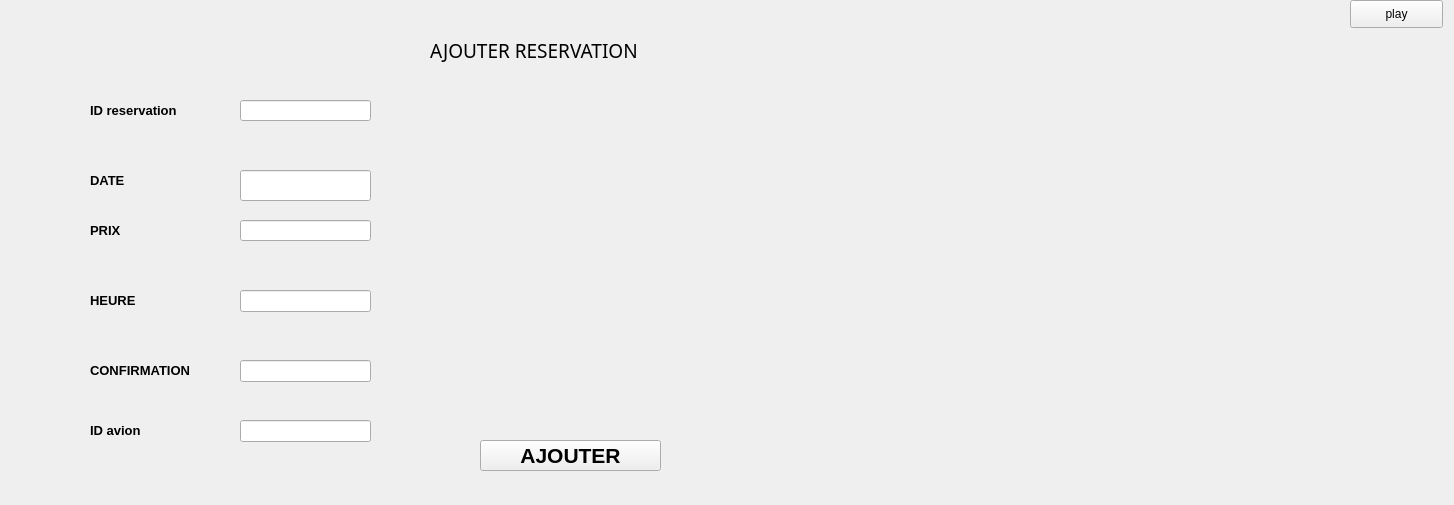
      <widget class="QWidget" name="tab">
       <attribute name="title">
        <string>ajouter</string>
       </attribute>
       <widget class="QLabel" name="label">
        <property name="geometry">
         <rect>
          <x>90</x>
          <y>90</y>
          <width>121</width>
          <height>41</height>
         </rect>
        </property>
        <property name="font">
         <font>
          <pointsize>10</pointsize>
          <weight>75</weight>
          <bold>true</bold>
         </font>
        </property>
        <property name="text">
         <string>ID reservation</string>
        </property>
       </widget>
       <widget class="QLineEdit" name="id">
        <property name="geometry">
         <rect>
          <x>240</x>
          <y>100</y>
          <width>131</width>
          <height>21</height>
         </rect>
        </property>
       </widget>
       <widget class="QLabel" name="label_2">
        <property name="geometry">
         <rect>
          <x>90</x>
          <y>160</y>
          <width>91</width>
          <height>41</height>
         </rect>
        </property>
        <property name="font">
         <font>
          <pointsize>10</pointsize>
          <weight>75</weight>
          <bold>true</bold>
         </font>
        </property>
        <property name="text">
         <string>DATE</string>
        </property>
       </widget>
       <widget class="QLabel" name="label_3">
        <property name="geometry">
         <rect>
          <x>90</x>
          <y>210</y>
          <width>91</width>
          <height>41</height>
         </rect>
        </property>
        <property name="font">
         <font>
          <pointsize>10</pointsize>
          <weight>75</weight>
          <bold>true</bold>
         </font>
        </property>
        <property name="text">
         <string>PRIX</string>
        </property>
       </widget>
       <widget class="QLineEdit" name="prix">
        <property name="geometry">
         <rect>
          <x>240</x>
          <y>220</y>
          <width>131</width>
          <height>21</height>
         </rect>
        </property>
       </widget>
       <widget class="QLabel" name="label_4">
        <property name="geometry">
         <rect>
          <x>90</x>
          <y>280</y>
          <width>111</width>
          <height>41</height>
         </rect>
        </property>
        <property name="font">
         <font>
          <pointsize>10</pointsize>
          <weight>75</weight>
          <bold>true</bold>
         </font>
        </property>
        <property name="text">
         <string>HEURE</string>
        </property>
       </widget>
       <widget class="QLabel" name="label_5">
        <property name="geometry">
         <rect>
          <x>90</x>
          <y>350</y>
          <width>161</width>
          <height>41</height>
         </rect>
        </property>
        <property name="font">
         <font>
          <pointsize>10</pointsize>
          <weight>75</weight>
          <bold>true</bold>
         </font>
        </property>
        <property name="text">
         <string>CONFIRMATION</string>
        </property>
       </widget>
       <widget class="QPushButton" name="ajouter">
        <property name="geometry">
         <rect>
          <x>480</x>
          <y>440</y>
          <width>181</width>
          <height>31</height>
         </rect>
        </property>
        <property name="font">
         <font>
          <pointsize>16</pointsize>
          <weight>75</weight>
          <bold>true</bold>
         </font>
        </property>
        <property name="text">
         <string>AJOUTER</string>
        </property>
       </widget>
       <widget class="QLineEdit" name="date">
        <property name="geometry">
         <rect>
          <x>240</x>
          <y>170</y>
          <width>131</width>
          <height>31</height>
         </rect>
        </property>
       </widget>
       <widget class="QLineEdit" name="heure">
        <property name="geometry">
         <rect>
          <x>240</x>
          <y>290</y>
          <width>131</width>
          <height>22</height>
         </rect>
        </property>
       </widget>
       <widget class="QLineEdit" name="conf">
        <property name="geometry">
         <rect>
          <x>240</x>
          <y>360</y>
          <width>131</width>
          <height>22</height>
         </rect>
        </property>
       </widget>
       <widget class="QLabel" name="label_17">
        <property name="geometry">
         <rect>
          <x>430</x>
          <y>30</y>
          <width>331</width>
          <height>41</height>
         </rect>
        </property>
        <property name="font">
         <font>
          <family>Rockwell Extra Bold</family>
          <pointsize>14</pointsize>
         </font>
        </property>
        <property name="text">
         <string>AJOUTER RESERVATION</string>
        </property>
       </widget>
       <widget class="QPushButton" name="pushButton_2">
        <property name="geometry">
         <rect>
          <x>1350</x>
          <y>0</y>
          <width>93</width>
          <height>28</height>
         </rect>
        </property>
        <property name="text">
         <string>play</string>
        </property>
       </widget>
       <widget class="QLabel" name="arriere1">
        <property name="geometry">
         <rect>
          <x>4</x>
          <y>5</y>
          <width>1441</width>
          <height>491</height>
         </rect>
        </property>
        <property name="text">
         <string/>
        </property>
       </widget>
       <widget class="QLabel" name="label_24">
        <property name="geometry">
         <rect>
          <x>90</x>
          <y>410</y>
          <width>131</width>
          <height>41</height>
         </rect>
        </property>
        <property name="font">
         <font>
          <pointsize>10</pointsize>
          <weight>75</weight>
          <bold>true</bold>
         </font>
        </property>
        <property name="text">
         <string>ID avion</string>
        </property>
       </widget>
       <widget class="QLineEdit" name="idavion">
        <property name="geometry">
         <rect>
          <x>240</x>
          <y>420</y>
          <width>131</width>
          <height>22</height>
         </rect>
        </property>
       </widget>
       <zorder>arriere1</zorder>
       <zorder>label</zorder>
       <zorder>id</zorder>
       <zorder>label_2</zorder>
       <zorder>label_3</zorder>
       <zorder>prix</zorder>
       <zorder>label_4</zorder>
       <zorder>label_5</zorder>
       <zorder>ajouter</zorder>
       <zorder>date</zorder>
       <zorder>heure</zorder>
       <zorder>conf</zorder>
       <zorder>label_17</zorder>
       <zorder>pushButton_2</zorder>
       <zorder>label_24</zorder>
       <zorder>idavion</zorder>
      </widget>
